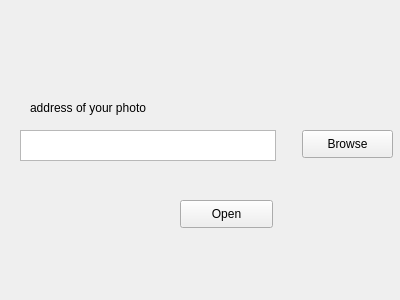
<?xml version="1.0" encoding="UTF-8"?>
<ui version="4.0">
 <class>view_image</class>
 <widget class="QWidget" name="view_image">
  <property name="geometry">
   <rect>
    <x>0</x>
    <y>0</y>
    <width>400</width>
    <height>300</height>
   </rect>
  </property>
  <property name="windowTitle">
   <string>view image</string>
  </property>
  <widget class="QPushButton" name="open_image">
   <property name="geometry">
    <rect>
     <x>180</x>
     <y>200</y>
     <width>93</width>
     <height>28</height>
    </rect>
   </property>
   <property name="text">
    <string>Open</string>
   </property>
  </widget>
  <widget class="QPushButton" name="brows_img">
   <property name="geometry">
    <rect>
     <x>302</x>
     <y>130</y>
     <width>91</width>
     <height>28</height>
    </rect>
   </property>
   <property name="text">
    <string>Browse</string>
   </property>
  </widget>
  <widget class="QTextBrowser" name="textBrowser">
   <property name="geometry">
    <rect>
     <x>20</x>
     <y>130</y>
     <width>256</width>
     <height>31</height>
    </rect>
   </property>
  </widget>
  <widget class="QLabel" name="label">
   <property name="geometry">
    <rect>
     <x>30</x>
     <y>100</y>
     <width>141</width>
     <height>16</height>
    </rect>
   </property>
   <property name="text">
    <string>address of your photo</string>
   </property>
  </widget>
 </widget>
 <resources/>
 <connections/>
</ui>
